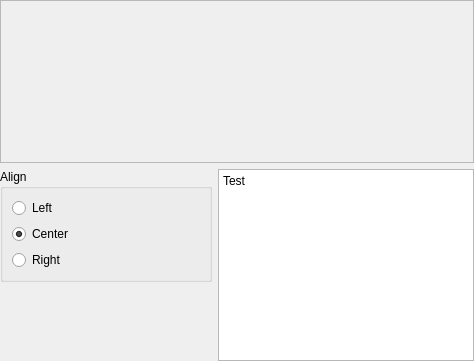
<?xml version="1.0" encoding="UTF-8"?>
<ui version="4.0">
 <class>FontTestFrame</class>
 <widget class="QWidget" name="FontTestFrame">
  <property name="geometry">
   <rect>
    <x>0</x>
    <y>0</y>
    <width>474</width>
    <height>361</height>
   </rect>
  </property>
  <property name="sizePolicy">
   <sizepolicy hsizetype="Minimum" vsizetype="Minimum">
    <horstretch>0</horstretch>
    <verstretch>0</verstretch>
   </sizepolicy>
  </property>
  <property name="windowTitle">
   <string>Frame</string>
  </property>
  <layout class="QVBoxLayout" name="verticalLayout_2" stretch="1,0">
   <property name="leftMargin">
    <number>0</number>
   </property>
   <property name="topMargin">
    <number>0</number>
   </property>
   <property name="rightMargin">
    <number>0</number>
   </property>
   <property name="bottomMargin">
    <number>0</number>
   </property>
   <item>
    <widget class="QScrollArea" name="scrollArea">
     <property name="sizePolicy">
      <sizepolicy hsizetype="Expanding" vsizetype="Expanding">
       <horstretch>0</horstretch>
       <verstretch>2</verstretch>
      </sizepolicy>
     </property>
     <property name="widgetResizable">
      <bool>true</bool>
     </property>
     <widget class="QWidget" name="scrollAreaWidgetContents">
      <property name="geometry">
       <rect>
        <x>0</x>
        <y>0</y>
        <width>470</width>
        <height>157</height>
       </rect>
      </property>
      <layout class="QGridLayout" name="gridLayout">
       <item row="2" column="1">
        <widget class="FontTestWidget" name="drawWidget" native="true"/>
       </item>
       <item row="4" column="1">
        <spacer name="verticalSpacer">
         <property name="orientation">
          <enum>Qt::Vertical</enum>
         </property>
         <property name="sizeHint" stdset="0">
          <size>
           <width>20</width>
           <height>40</height>
          </size>
         </property>
        </spacer>
       </item>
       <item row="0" column="1">
        <spacer name="verticalSpacer_2">
         <property name="orientation">
          <enum>Qt::Vertical</enum>
         </property>
         <property name="sizeHint" stdset="0">
          <size>
           <width>20</width>
           <height>40</height>
          </size>
         </property>
        </spacer>
       </item>
       <item row="2" column="2">
        <spacer name="horizontalSpacer">
         <property name="orientation">
          <enum>Qt::Horizontal</enum>
         </property>
         <property name="sizeHint" stdset="0">
          <size>
           <width>40</width>
           <height>20</height>
          </size>
         </property>
        </spacer>
       </item>
       <item row="2" column="0">
        <spacer name="horizontalSpacer_2">
         <property name="orientation">
          <enum>Qt::Horizontal</enum>
         </property>
         <property name="sizeHint" stdset="0">
          <size>
           <width>40</width>
           <height>20</height>
          </size>
         </property>
        </spacer>
       </item>
      </layout>
     </widget>
    </widget>
   </item>
   <item>
    <layout class="QGridLayout" name="gridLayout_2" columnstretch="0,0,0">
     <item row="0" column="2" rowspan="2">
      <widget class="QPlainTextEdit" name="plainTextEdit">
       <property name="sizePolicy">
        <sizepolicy hsizetype="Minimum" vsizetype="Expanding">
         <horstretch>0</horstretch>
         <verstretch>0</verstretch>
        </sizepolicy>
       </property>
       <property name="maximumSize">
        <size>
         <width>16777215</width>
         <height>16777215</height>
        </size>
       </property>
       <property name="plainText">
        <string>Test</string>
       </property>
      </widget>
     </item>
     <item row="0" column="0">
      <widget class="QGroupBox" name="groupBox">
       <property name="sizePolicy">
        <sizepolicy hsizetype="Minimum" vsizetype="Minimum">
         <horstretch>0</horstretch>
         <verstretch>0</verstretch>
        </sizepolicy>
       </property>
       <property name="minimumSize">
        <size>
         <width>94</width>
         <height>0</height>
        </size>
       </property>
       <property name="title">
        <string>Align</string>
       </property>
       <layout class="QVBoxLayout" name="verticalLayout">
        <item>
         <widget class="QRadioButton" name="radioButton">
          <property name="text">
           <string>Left</string>
          </property>
         </widget>
        </item>
        <item>
         <widget class="QRadioButton" name="radioButton_2">
          <property name="text">
           <string>Center</string>
          </property>
          <property name="checked">
           <bool>true</bool>
          </property>
         </widget>
        </item>
        <item>
         <widget class="QRadioButton" name="radioButton_3">
          <property name="text">
           <string>Right</string>
          </property>
         </widget>
        </item>
       </layout>
      </widget>
     </item>
     <item row="1" column="0">
      <spacer name="verticalSpacer_3">
       <property name="orientation">
        <enum>Qt::Vertical</enum>
       </property>
       <property name="sizeHint" stdset="0">
        <size>
         <width>20</width>
         <height>40</height>
        </size>
       </property>
      </spacer>
     </item>
    </layout>
   </item>
  </layout>
 </widget>
 <customwidgets>
  <customwidget>
   <class>FontTestWidget</class>
   <extends>QWidget</extends>
   <header>fonttestwidget.h</header>
   <container>1</container>
  </customwidget>
 </customwidgets>
 <resources/>
 <connections/>
</ui>
